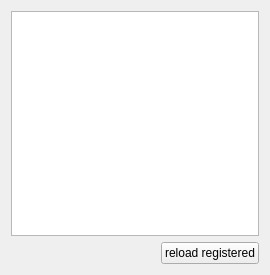
<?xml version="1.0" encoding="UTF-8"?>
<ui version="4.0">
 <class>CAudioAdvancedDistributedComponent</class>
 <widget class="QFrame" name="CAudioAdvancedDistributedComponent">
  <property name="geometry">
   <rect>
    <x>0</x>
    <y>0</y>
    <width>270</width>
    <height>275</height>
   </rect>
  </property>
  <property name="windowTitle">
   <string>Frame</string>
  </property>
  <layout class="QGridLayout" name="gridLayout">
   <item row="2" column="0" colspan="3">
    <widget class="swift::gui::views::CAudioDeviceInfoView" name="tvp_RegisteredDevices">
     <property name="selectionMode">
      <enum>QAbstractItemView::SingleSelection</enum>
     </property>
     <property name="selectionBehavior">
      <enum>QAbstractItemView::SelectRows</enum>
     </property>
     <attribute name="verticalHeaderVisible">
      <bool>false</bool>
     </attribute>
     <attribute name="verticalHeaderHighlightSections">
      <bool>true</bool>
     </attribute>
    </widget>
   </item>
   <item row="3" column="2">
    <widget class="QPushButton" name="pb_ReloadRegistered">
     <property name="text">
      <string>reload registered</string>
     </property>
    </widget>
   </item>
  </layout>
 </widget>
 <customwidgets>
  <customwidget>
   <class>swift::gui::views::CAudioDeviceInfoView</class>
   <extends>QTableView</extends>
   <header>gui/views/audiodeviceinfoview.h</header>
  </customwidget>
 </customwidgets>
 <tabstops>
  <tabstop>tvp_RegisteredDevices</tabstop>
  <tabstop>pb_ReloadRegistered</tabstop>
 </tabstops>
 <resources/>
 <connections/>
</ui>
